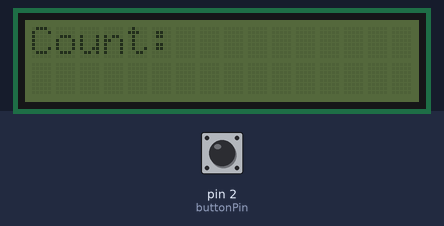
A sketch run on a simulated Arduino Uno, built with avr-gcc and run on an emulated ATmega328P. On the bench: 16×2 character LCD. Inputs (shaded band) come from the test bench; at power-on: pin 2 (buttonPin) LOW.

Above: at 1.2 s.
1.3 s: pin 2 (buttonPin) pulled HIGH for 0.15 s
At 1.38 s:
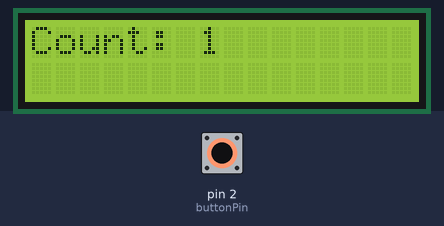
2.9 s: pin 2 (buttonPin) pulled HIGH for 1 s
At 4.7 s:
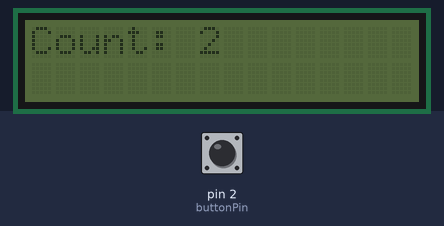
5.4 s: pin 2 (buttonPin) pulled HIGH for 0.15 s
At 6.4 s:
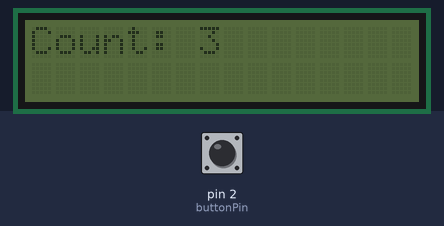
7.0 s: pin 2 (buttonPin) pulled HIGH for 1 s
At 9.0 s:
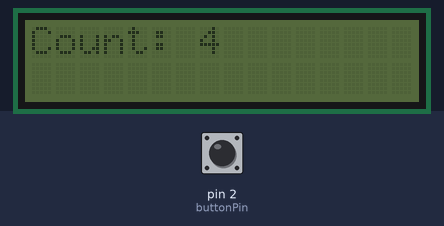
Timing chart, 0 to 10.5 s (numbered marks = the images above; inputs shaded):
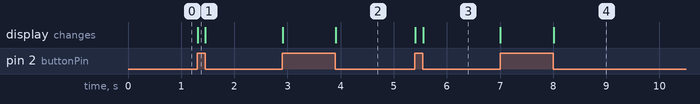

Measured:
- after the input at 1.3 s, the display: changes at once (image 1)
- after the input at 2.9 s, the display: first changes at once (image 2 shows a later state)
- after the input at 5.4 s, the display: first changes at once (image 3 shows a later state)
- after the input at 7.0 s, the display: first changes at once (image 4 shows a later state)

The sketch:

clicker3000.ino
```cpp
#include <Adafruit_LiquidCrystal.h>

int buttonPin = 2;
int buttonState = 0;
int lastButtonState = LOW;
unsigned long lastDebounceTime = 0;
unsigned long debounceDelay = 5;

int count = 0;

Adafruit_LiquidCrystal lcd_1(0);

void setup()
{
  lcd_1.begin(16, 2);
  lcd_1.print("Count: ");
  pinMode(buttonPin, INPUT);
}

void loop()
{
  int reading = digitalRead(buttonPin);

  // Check if the button state has changed
  if (reading != lastButtonState) {
    lastDebounceTime = millis();
  }

  // Debounce the button
  if ((millis() - lastDebounceTime) > debounceDelay) {
    if (reading != buttonState) {
      buttonState = reading;

      // If the button is pressed, increment the count
      if (buttonState == HIGH) {
        count++;
        lcd_1.setCursor(7, 0); // Set cursor to the position after "Count: "
        lcd_1.print(count);    // Update the count on the LCD
      }
    }
  }

  lastButtonState = reading;

  // Control the backlight based on button state
  if (buttonState == HIGH) {
    lcd_1.setBacklight(1); // Turn on backlight
  } else {
    lcd_1.setBacklight(0); // Turn off backlight
  }
}
```
